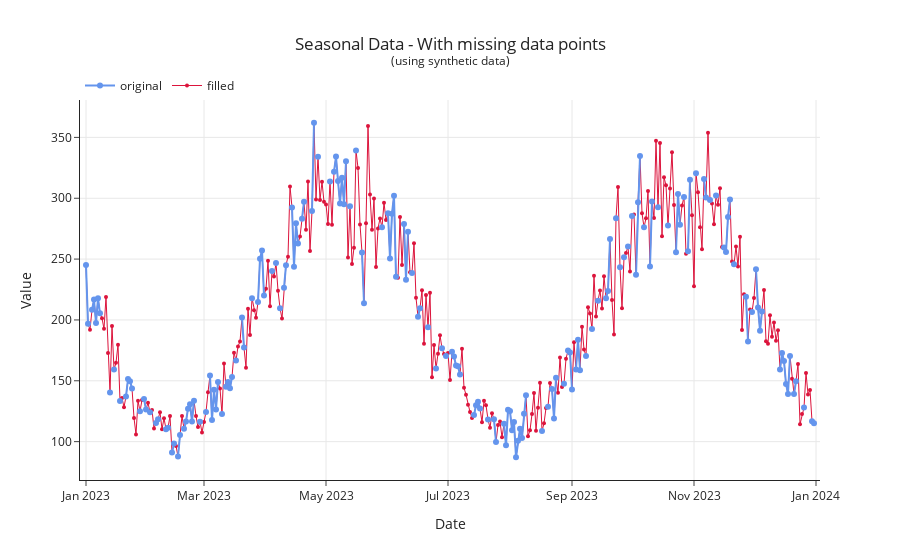

Notebook code cell kept with this figure:
### Markdown cell above
--8<-- "docs/guides/handling-missing-data/images/01_filling_using_random_distribution.html"

### Filling using Feed-Forward

Eg. take the most recent value, and feed it forward to fill the gaps.

Advantages:

- Easy
- Often used as a naïve benchmark because it is super default

Disadvantages:

- Lacks any deeper logical understanding of the data
- Does not account for trends or seasonality, etc

When to use:

- Good as a benchmark or dirty hack only

<table>
    <tr>
        <td>
            <div class="center"><b>Source</b></div>
            <table>
                <tr><th>t</th><th>y</th><th>x1</th><th>x2</th></tr>
                <tr><td>2023-01-01</td><td>9.8</td><td>&nbsp;</td><td>1.2</td></tr>
                <tr><td>2023-01-02</td><td>10.3</td><td>18.6</td><td>2.3</td></tr>
                <tr><td>2023-01-03</td><td>24.6</td><td>49.2</td><td>0.5</td></tr>
                <tr><td>2023-01-04</td><td>7.5</td><td>14.4</td><td>0.7</td></tr>
                <tr><td>2023-01-05</td><td>11.1</td><td>&nbsp;</td><td>&nbsp;</td></tr>
                <tr><td>2023-01-06</td><td>10.0</td><td>18.9</td><td>1.1</td></tr>
                <tr><td>2023-01-07</td><td>9.9</td><td>19.1</td><td>0.8</td></tr>
                <tr><td>2023-01-08</td><td>8.7</td><td>&nbsp;</td><td>0.8</td></tr>
                <tr><td>2023-01-09</td><td>10.6</td><td>20.1</td><td>0.9</td></tr>
                <tr><td>2023-01-10</td><td>11.4</td><td>21.9</td><td>1.0</td></tr>
            </table>
        </td>
        <td>
            <div class="center">Something</b><br>➡️</div>
        </td>
        <td>
            <div class="center"><b>Result</b></div>
            <table>
                <tr><th>t</th><th>y</th><th>x1</th><th>x2</th></tr>
                <tr><td>2023-01-01</td><td>9.8</td><td class="green"><code>NaN</code></td><td>1.2</td></tr>
                <tr><td>2023-01-02</td><td>10.3</td><td>18.6</td><td>2.3</td></tr>
                <tr><td>2023-01-03</td><td>24.6</td><td>49.2</td><td>0.5</td></tr>
                <tr><td>2023-01-04</td><td>7.5</td><td>14.4</td><td>0.7</td></tr>
                <tr><td>2023-01-05</td><td>11.1</td><td class="green">14.4</td><td class="green">0.7</td></tr>
                <tr><td>2023-01-06</td><td>10.0</td><td>18.9</td><td>1.1</td></tr>
                <tr><td>2023-01-07</td><td>9.9</td><td class="green">19.1</td><td>0.8</td></tr>
                <tr><td>2023-01-08</td><td>8.7</td><td>19.1</td><td>0.8</td></tr>
                <tr><td>2023-01-09</td><td>10.6</td><td>20.1</td><td>0.9</td></tr>
                <tr><td>2023-01-10</td><td>11.4</td><td>21.9</td><td>1.0</td></tr>
            </table>
        </td>
    </tr>
</table>

### Code cell
### Do fill ----
data_ffill: pd.DataFrame = data.assign(
    Fill=lambda df: df["Missing"].ffill(),
)

### Figure 1 — Plotly figure (JSON) as saved in the notebook; plotly's stock layout.template omitted (floating-point values rounded to 4 significant figures; data arrays with more than 128 entries replaced by an {"elided": "..."} marker saying what was removed)
{"data": [{"hovertemplate": "<extra></extra>", "legendgroup": "", "line": {"color": "#1F77B4", "dash": "solid"}, "marker": {"symbol": "circle"}, "mode": "lines", "name": "", "orientation": "v", "showlegend": false, "type": "scatter", "xaxis": "x", "yaxis": "y"}, {"line": {"color": "crimson", "width": 1}, "marker": {"size": 4}, "mode": "lines+markers", "name": "filled", "type": "scatter", "x": {"elided": "365 str values"}, "y": {"elided": "365 float values"}}, {"line": {"color": "cornflowerblue"}, "mode": "lines+markers", "name": "original", "type": "scatter", "x": {"elided": "365 str values"}, "y": {"elided": "365 float values"}}], "layout": {"legend": {"orientation": "h", "tracegroupgap": 0, "traceorder": "reversed", "x": 0, "xanchor": "left", "y": 1, "yanchor": "bottom"}, "title": {"text": "Seasonal Data - With missing data points<br><sup>(using synthetic data)</sup>", "x": 0.5, "xanchor": "center", "yanchor": "top"}, "xaxis": {"anchor": "y", "domain": [0, 1], "range": ["2022-12-29T00:00:00", "2024-01-03T00:00:00"], "title": {"text": "Date"}}, "yaxis": {"anchor": "x", "domain": [0, 1], "title": {"text": "Value"}}}}
